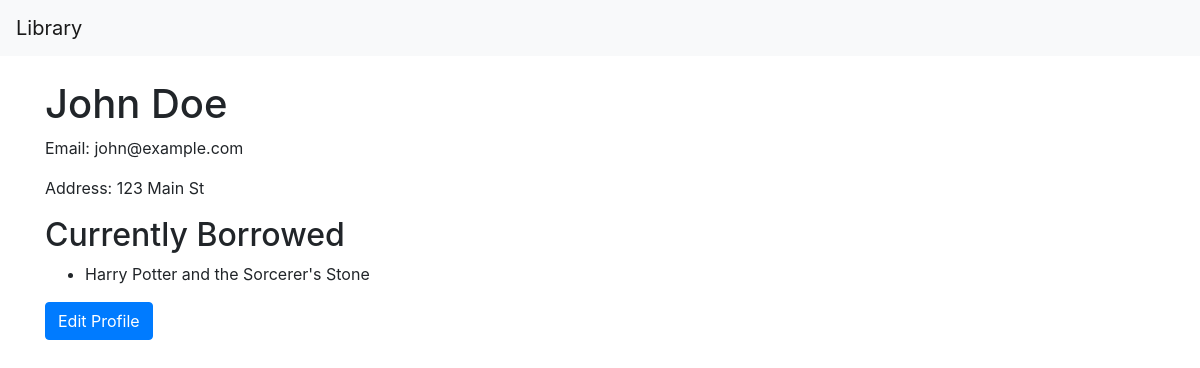
Page /user/1 on the committed database.
### models.py (models this page shows)
class User(db.Model):
    id = db.Column(db.Integer, primary_key=True)
    name = db.Column(db.String , nullable = False)
    email = db.Column(db.String, nullable=False)
    address = db.Column(db.String, nullable=False)
    borrows = db.relationship('Borrow', backref='user')

class Borrow(db.Model):
    id = db.Column(db.Integer, primary_key=True)
    user_id = db.Column(db.Integer, db.ForeignKey('user.id'))
    book_id = db.Column(db.Integer, db.ForeignKey('book.id'))
    checkout_date = db.Column(db.Date, nullable=False)
    due_date = db.Column(db.Date, nullable=False)
    return_date = db.Column(db.Date )

class Book(db.Model):
    id = db.Column(db.Integer, primary_key=True)
    title = db.Column(db.String, nullable=False)
    author_id = db.Column(db.Integer, db.ForeignKey('author.id'))
    genre = db.Column(db.String, nullable=False)
    publish_date = db.Column(db.Date, nullable=False)
    author = db.relationship('Author')
    borrows = db.relationship('Borrow', backref='book')

### app.py (the view)
@app.route('/user/<int:user_id>')
def user_profile(user_id):
    user = User.query.get(user_id)
    borrows = Borrow.query.filter_by(user_id=user.id).all()
    return render_template('user_profile.html', user=user, borrows=borrows)

### templates/user_profile.html
{% extends 'layout.html' %} {% block content %}
<h1>{{ user.name }}</h1>
<p>Email: {{ user.email }}</p>
<p>Address: {{ user.address }}</p>
<h2>Currently Borrowed</h2>
<ul>
  {% for borrow in borrows %} {% if borrow.return_date == None %}
  <li>{{ borrow.book.title }}</li>
  {% endif %} {% endfor %}
</ul>
<a href="{{ url_for('edit_user', user_id=user.id) }}" class="btn btn-primary">
  Edit Profile
</a>
{% endblock %}

### rows in the picture
User: name "John Doe", email "john@example.com", address "123 Main St"
Borrow: book "Harry Potter and the Sorcerer's Stone"
